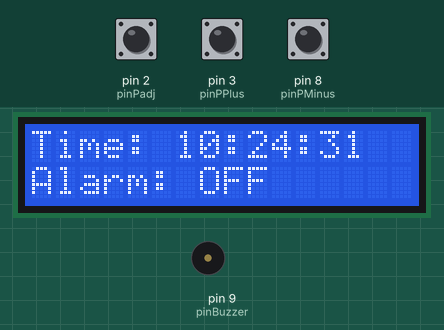
This sketch was run on a simulated Arduino Uno, built with avr-gcc and run on an emulated ATmega328P. On the bench: 16×2 character LCD, buzzer (waves = sounding, pin HIGH). The inputs (shaded band) are chosen by the test bench; at power-on: pin 2 (pinPadj) HIGH, pin 3 (pinPPlus) HIGH, pin 8 (pinPMinus) HIGH. The local clock reads 2024-03-15 10:24:30 at power-on unless the sketch sets it.

Above: at 1.2 s.
1.3 s: pin 2 (pinPadj) pulled LOW for 0.15 s
At 1.9 s:
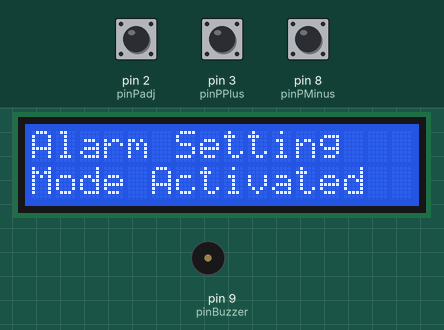
2.9 s: pin 2 (pinPadj) pulled LOW for 1 s
At 4.3 s:
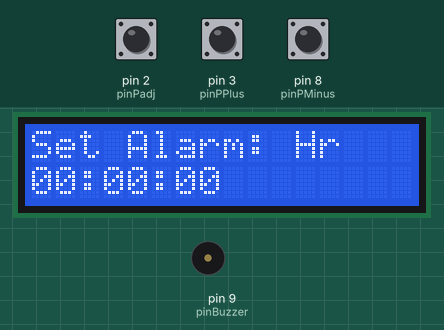
5.4 s: pin 2 (pinPadj) pulled LOW for 0.15 s
At 6.1 s:
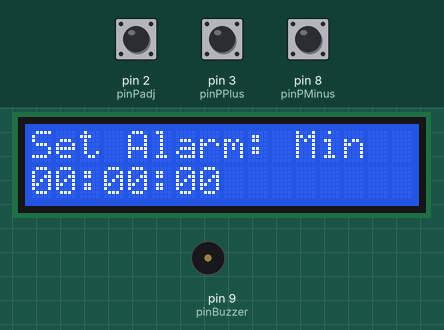
7.0 s: pin 2 (pinPadj) pulled LOW for 3.2 s
At 7.3 s:
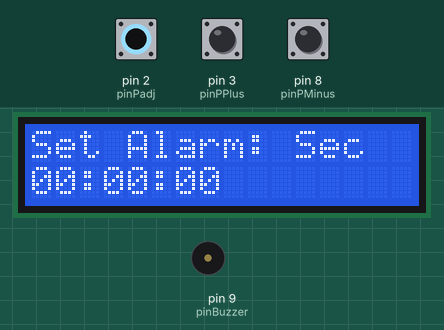
11.7 s: pin 2 (pinPadj) pulled LOW for 0.15 s
At 12.3 s:
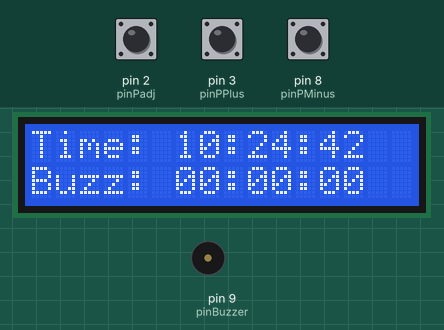
Timing chart, 0 to 14.7 s (numbered marks = the images above; inputs shaded):
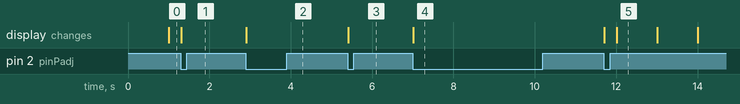

The sketch:

sketch_aug20a_base.ino
```cpp
#include <Wire.h>
#include <LiquidCrystal.h>
#include <RTClib.h>

LiquidCrystal lcd(12, 11, 7, 6, 5, 4);
RTC_DS1307 rtc;

// ----- HARDWARE PINS -----
const int pinPadj = 2;
const int pinPPlus = 3;
const int pinPMinus = 8;
const int pinBuzzer = 9;

// ----- STATE VARIABLES -----
int setupState = 0;
int alarmHour = 0;
int alarmMinute = 0;
int alarmSecond = 0;
bool alarmActive = false;

// ----- DEBOUNCE TRACKING -----
bool lastPadj = HIGH, lastPlus = HIGH, lastMinus = HIGH;
unsigned long lastDebounceTime = 0;
const unsigned long debounceDelay = 50;

void setup() {
  pinMode(pinPadj, INPUT_PULLUP);
  pinMode(pinPPlus, INPUT_PULLUP);
  pinMode(pinPMinus, INPUT_PULLUP);
  pinMode(pinBuzzer, OUTPUT);

  lcd.begin(16, 2);
  rtc.begin();
  if (!rtc.isrunning()) rtc.adjust(DateTime(F(__DATE__), F(__TIME__)));
}

void loop() {
  bool readingPadj = digitalRead(pinPadj);
  bool readingPlus = digitalRead(pinPPlus);
  bool readingMinus = digitalRead(pinPMinus);

  // 1. READ BUTTONS (ALARM SETUP)
  if (millis() - lastDebounceTime > debounceDelay) {
    if (readingPadj == LOW && lastPadj == HIGH) {
      setupState++;
      if (setupState > 4) { setupState = 0; alarmActive = true; }
      lcd.clear();
      lastDebounceTime = millis();
    }
    if (setupState > 1) {
      if (readingPlus == LOW && lastPlus == HIGH) {
        if (setupState == 2) alarmHour = (alarmHour + 1) % 24;
        if (setupState == 3) alarmMinute = (alarmMinute + 1) % 60;
        if (setupState == 4) alarmSecond = (alarmSecond + 1) % 60;
        lastDebounceTime = millis();
      }
      if (readingMinus == LOW && lastMinus == HIGH) {
        if (setupState == 2) alarmHour = (alarmHour == 0) ? 23 : alarmHour - 1;
        if (setupState == 3) alarmMinute = (alarmMinute == 0) ? 59 : alarmMinute - 1;
        if (setupState == 4) alarmSecond = (alarmSecond == 0) ? 59 : alarmSecond - 1;
        lastDebounceTime = millis();
      }
    }
  }
  lastPadj = readingPadj; lastPlus = readingPlus; lastMinus = readingMinus;

  // 2. FETCH TIME & CONTROL LOGIC
  DateTime now = rtc.now();

  if (setupState == 0) {
    // --- Alarm Trigger Logic ---
    if (alarmActive && now.hour() == alarmHour && now.minute() == alarmMinute && now.second() == alarmSecond) {
      digitalWrite(pinBuzzer, HIGH);
    } else {
      digitalWrite(pinBuzzer, LOW); // Turn buzzer off after 1 second
    }
  }

  // 3. LCD DISPLAY
  lcd.setCursor(0, 0);
  if (setupState == 0) {
    lcd.print("Time: "); printDigits(now.hour()); lcd.print(":"); printDigits(now.minute()); lcd.print(":"); printDigits(now.second());
    lcd.setCursor(0, 1);
    if (alarmActive) { lcd.print("Buzz: "); printDigits(alarmHour); lcd.print(":"); printDigits(alarmMinute); lcd.print(":"); printDigits(alarmSecond); }
    else lcd.print("Alarm: OFF      ");
  }
  else if (setupState == 1) { lcd.print("Alarm Setting"); lcd.setCursor(0,1); lcd.print("Mode Activated"); }
  else {
    lcd.print("Set Alarm: ");
    if (setupState == 2) lcd.print("Hr"); if (setupState == 3) lcd.print("Min"); if (setupState == 4) lcd.print("Sec");
    lcd.setCursor(0, 1); printDigits(alarmHour); lcd.print(":"); printDigits(alarmMinute); lcd.print(":"); printDigits(alarmSecond);
  }
}

void printDigits(int digits) {
  if (digits < 10) lcd.print('0');
  lcd.print(digits);
}
```

Measured:
- after the input at 1.3 s, the display: changes at once (image 1)
- after the input at 2.9 s, the display: changes at once (image 2)
- after the input at 5.4 s, the display: changes at once (image 3)
- after the input at 7.0 s, the display: changes at once (image 4)
- after the input at 11.7 s, the display: first changes at once (image 5 shows a later state)
- what the display in image 5 shows lasts 1.0 s, from 12.0 s to 13.0 s
